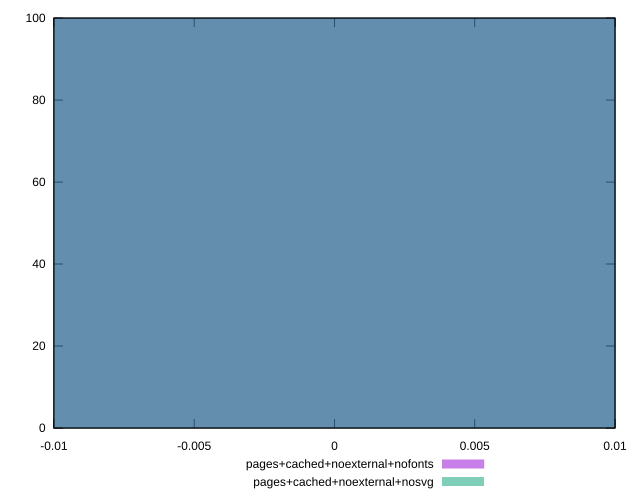

The script that saved this image:
reset
set terminal svg size 640, 500 enhanced background rgb 'white'
set output "report_00007_2020-12-11T15:55:29.892Z/uses-optimized-images/comparison/histogram/6_vs_7.svg"

$pagesCachedNoexternalNofonts <<EOF
0 100
EOF

$pagesCachedNoexternalNosvg <<EOF
0 100
EOF

set key outside below
set boxwidth 0.1
set yrange [0:100]
set style fill transparent solid 0.5 noborder

plot \
  $pagesCachedNoexternalNofonts title "pages+cached+noexternal+nofonts" with boxes, \
  $pagesCachedNoexternalNosvg title "pages+cached+noexternal+nosvg" with boxes, \


reset
